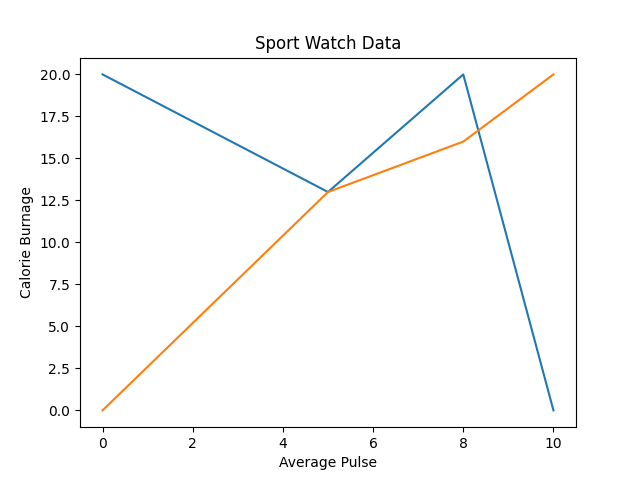

Generate this figure with Python:
import matplotlib.pyplot as mp
import numpy as np
mp.plot(np.array([0,5,8,10]),np.array([20,13,20,0]),np.array([0,5,8,10]),np.array([0,13,16,20]))
mp.title("Sport Watch Data")
mp.xlabel("Average Pulse")
mp.ylabel("Calorie Burnage")
mp.show()
